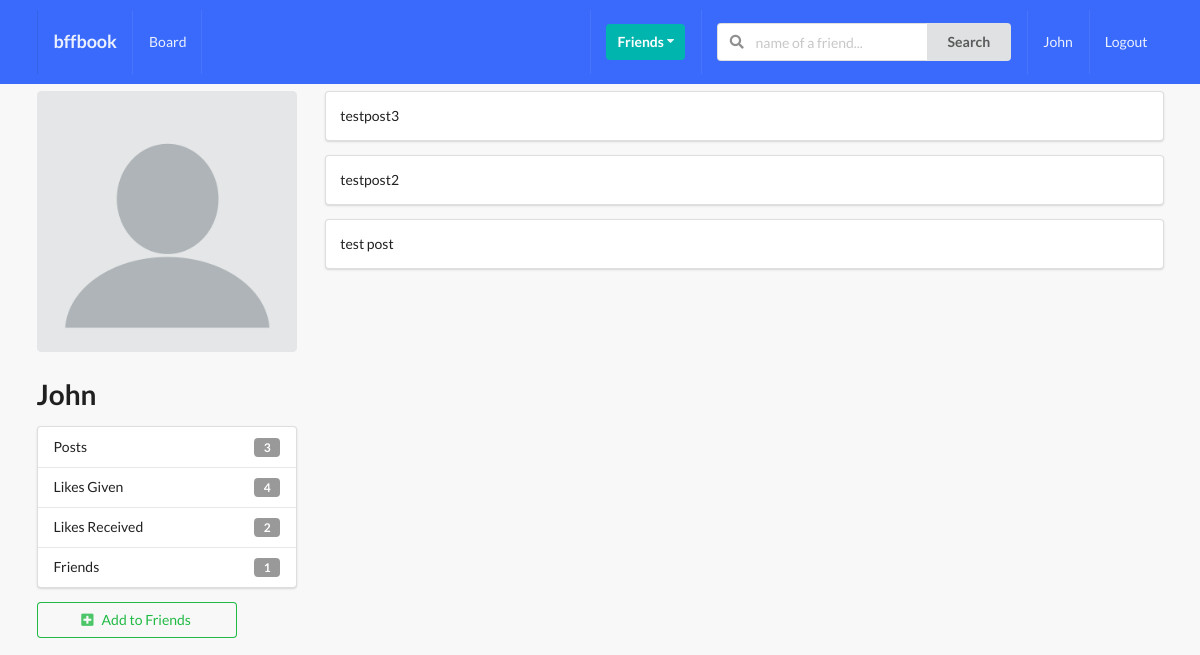
The app's page /profiles/l-amp/ (signed in) with its own data.
### profiles/models.py (models this page shows, shortened)
class Profile(models.Model):
    first_name = models.CharField(max_length=200, blank=True)
    last_name = models.CharField(max_length=200, blank=True)
    user = models.OneToOneField(User, on_delete=models.CASCADE)
    bio = models.TextField(default="No bio...", max_length=300)
    email = models.EmailField(max_length=200, blank=True)
    country = models.CharField(max_length=200, blank=True)
    avatar = models.ImageField(default='avatar.png', upload_to='avatars/')
    friends = models.ManyToManyField(User, blank=True, related_name='friends')
    slug = models.SlugField(unique=True, blank=True)
    updated = models.DateTimeField(auto_now=True)
    created = models.DateTimeField(auto_now_add=True)
    objects = ProfileManager()
    def get_friends_no(self):
        return self.friends.all().count()
    def get_post_no(self):
        return self.posts.all().count()
    def get_all_authors_posts(self):
        return self.posts.all()
    def get_likes_given_no(self):
        likes = self.like_set.all()
        total_liked = 0
        for item in likes:
            if item.value == 'Like':
                total_liked += 1
        return total_liked
    def get_likes_received_no(self):
        posts = self.posts.all()
        total_liked = 0
        for item in posts:
            total_liked += item.liked.all().count()
        return total_liked
    __initial_first_name = None
    __initail_last_name = None
    def __init__(self, *args, **kwargs):
        super().__init__(*args, **kwargs)
        self.__initial_first_name = self.first_name
        self.__initial_last_name = self.last_name

### posts/models.py (models this page shows, shortened)
class Like(models.Model):
    user = models.ForeignKey(Profile, on_delete=models.CASCADE)
    post = models.ForeignKey(Post, on_delete=models.CASCADE)
    value = models.CharField(choices=LIKE_CHOICES, max_length=8)
    updated = models.DateTimeField(auto_now=True)
    created = models.DateTimeField(auto_now_add=True)

class Post(models.Model):
    content = models.TextField()
    image = models.ImageField(upload_to='posts', validators=[FileExtensionValidator(['png', 'jpg', 'jpeg'])], blank=True)
    liked = models.ManyToManyField(Profile, blank=True, related_name='likes')
    updated = models.DateTimeField(auto_now=True)
    created = models.DateTimeField(auto_now_add=True)
    author = models.ForeignKey(Profile, on_delete=models.CASCADE, related_name='posts')
    class Meta:
        ordering = ('-created',)

### profiles/views.py (the view)
# urls.py: path('<slug>/', ProfileDetailView.as_view(), name='profile-detail-view'),
class ProfileDetailView(LoginRequiredMixin, DetailView):
    model = Profile
    template_name = 'profiles/detail.html'
    """
    def get_object(self, slug=None):
        slug = self.kwargs.get('slug')
        profile = Profile.objects.get(slug=slug)
        return profile
    """
    def get_context_data(self, **kwargs):
        context = super().get_context_data(**kwargs)
        user = User.objects.get(username__iexact=self.request.user)
        profile = Profile.objects.get(user=user)
        rel_r = Relationship.objects.filter(sender=profile)
        rel_s = Relationship.objects.filter(receiver=profile)
        rel_receiver = []
        rel_sender = []
        for item in rel_r:
            rel_receiver.append(item.receiver.user)
        for item in rel_s:
            rel_sender.append(item.sender.user)
        context['rel_receiver'] = rel_receiver
        context['rel_sender'] = rel_sender
        context['posts'] = self.get_object().get_all_authors_posts()
        context['len_posts'] = True if len(self.get_object().get_all_authors_posts()) > 0 else False
        return context

### profiles/templates/profiles/detail.html (shortened to what this page needs)
{% extends 'base.html' %}
{% block content %}
    <div class="ui grid">
    <br>
        <div class="row">
            <div class="four wide column">
                <img src="{{ object.avatar.url }}" alt="" class="ui medium rounded image">
                <h1>{{ object.user }}</h1>
                <div class="ui vertical fluid menu">
                    <div class="item">
                        Posts
                        <div class="ui label">{{ object.get_post_no }}</div>
                    </div>
                    <div class="item">
                        Likes Given
                    <div class="ui label">{{ object.get_likes_given_no }}</div>
                    </div>
                    <div class="item">
                        Likes Received
                        <div class="ui label">{{ object.get_likes_received_no }}</div>
                    </div>
                    <div class="item">
                        Friends
                        <div class="ui label">{{ object.get_friends_no }}</div>
                    </div>
                </div>
                    {% if object.user not in rel_receiver and object.user not in rel_sender %}
                    <form action="{%  url 'profiles:send-invite' %}" method="POST">
                        <button type="submit" class="ui positive basic button mb-5 w-big"><i class="plus square icon"></i>Add to Friends</button>
                    </form>
                    {% endif %}
            </div>
            <div class="twelve wide column">
                {% if len_posts %}
                    {% for post in posts %}
                        <div class="segment ui fluid">
                            {{ post.content }}
                        </div>
                    {% endfor %}
                {% else %}
                    <h1>No posts of this user...</h1>
                {% endif %}
            </div>
        </div>
    </div>
{% endblock content %}

### templates/main/navbar.html (shortened to what this page needs)
{% url 'home_view' as path_to_home %}
{% url 'posts:main-post-view' as path_to_posts %}
{% url 'profiles:my-profile-view' as path_to_my_profile %}
<div class="ui inverted menu nav mb-7">
    <div class="ui container">
        <a href="{{ path_to_home }}" class=" {% if request.path == path_to_home %}active{% endif %} item">
            <h3>bffbook</h3>
        </a>
        {% if request.user.is_authenticated %}
        <a href="{{ path_to_posts }}" class="{% if request.path == path_to_posts %}active{% endif %} item">
            Board
        </a>
        {% endif %}
        <div class="right menu">
            {% if request.user.is_authenticated %}
            <div class="item">
                <div class="ui floating dropdown icon button teal"> Friends
                    <i class="dropdown icon"></i>
                </div>
            </div>
                <div class="item">
                <form action="" method="GET">
                    <div class="ui action left icon input">
                    <input class="prompt" type="text" name='q' placeholder="name of a friend...">
                    <button type='submit' class="ui button">Search</button>
                    </div>
                </form>
                </div>
                <a href="{{path_to_my_profile}}" class="{% if request.path == path_to_my_profile %}active{% endif %} item">
                    {{ request.user }}
                </a>
                <a href="" class="ui item">
                    Logout
                </a>
            {% else %}
            <a href="" class="ui item">
                    Login
                </a>
            {% endif %}
        </div>
    </div>
</div>

### static/style.css (style rules this page uses)
body { background: #F8F8F8 !important; }
.nav { border-radius: 0px !important; padding: 10px 0 10px 0 !important; background-color: #396afc !important; }
.mb-7 { margin-bottom: 7px !important; }
.mb-5 { margin-bottom: 5px !important; }
.w-big { width: 200px !important; }

### records on screen
Profile: avatar (placeholder picture), user "John", get_post_no "3", get_likes_given_no "4", get_likes_received_no "2", get_friends_no "1"
Post: content "testpost3"
Post: content "testpost2"
Post: content "test post"

### other values on screen
{{ request.user }} "John"
